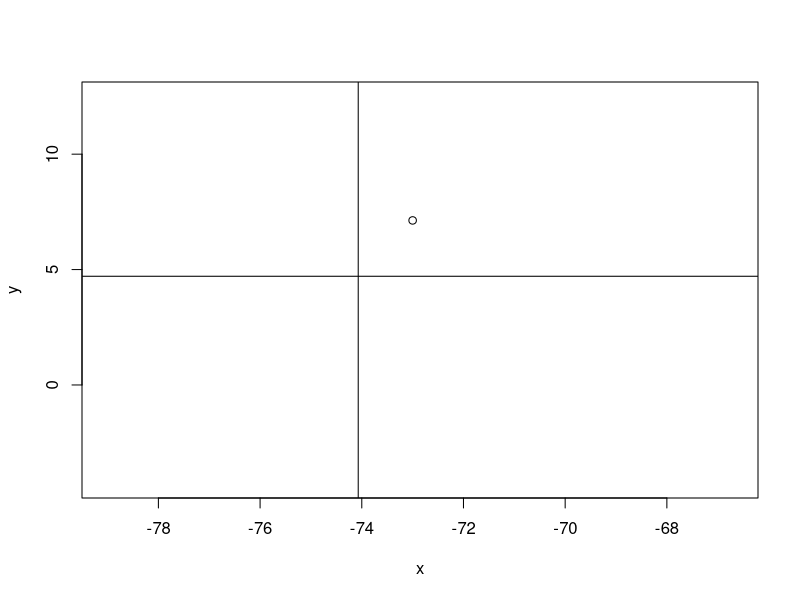
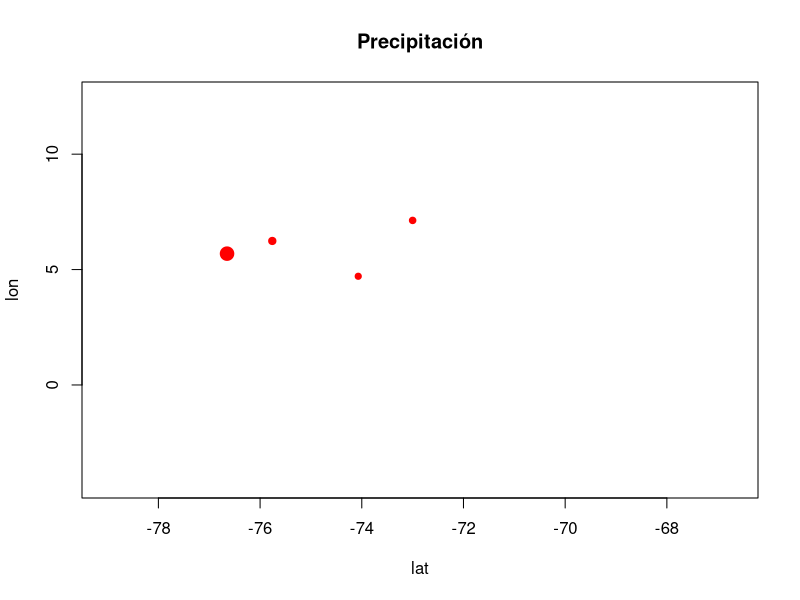

Source code (R) for these figures, in order:
## ---- chunk 1
knitr::opts_chunk$set(echo = TRUE)
## ---- chunk 2
matrix(data = c(c(1,2), c("Hola mundo", "Como estas")), nrow = 2, ncol = 2) 
## ---- chunk 3
data.frame(Num = c(1,2), Exp = c("Hola mundo", "Como estas"))
## ---- chunk 4

x <- c(-73)
y <- c(7.13)

## Colombia continental
## Punta gallinas (lat= 12.46, lon = -71.67)
## Isla San José, Rio Negro Guainia Colombia (1.34, -66.7)
## Cabo Manglares (1.65, -79.01)
## Leticia (-4.23, -69.95)
plot(x, y, xlim = c(-79.01, -66.7), ylim = c(-4.23, 12.46))
abline(h = 4.71, v = -74.07)
## ---- chunk 5
## Quibdo 5.69, -76.65 (max 851.7 mm)
## Medellin 6.24, -75.76 (226.7 mm)
## Bogota 4.71, -74.07 (119 mm)
## Bucaramanga 7.13, -73 (149 mm)
lat = c(-76.65, -75.76, -74.07, -73)
lon = c(5.69, 6.24, 4.71, 7.13)
ciudades = cbind(lat, lon)
precip = c(852, 227, 119, 149)

psize <- 1 + precip/500
plot(ciudades, cex=psize, pch=20, col='red', main='Precipitación', xlim = c(-79.01, -66.7), ylim = c(-4.23, 12.46))
